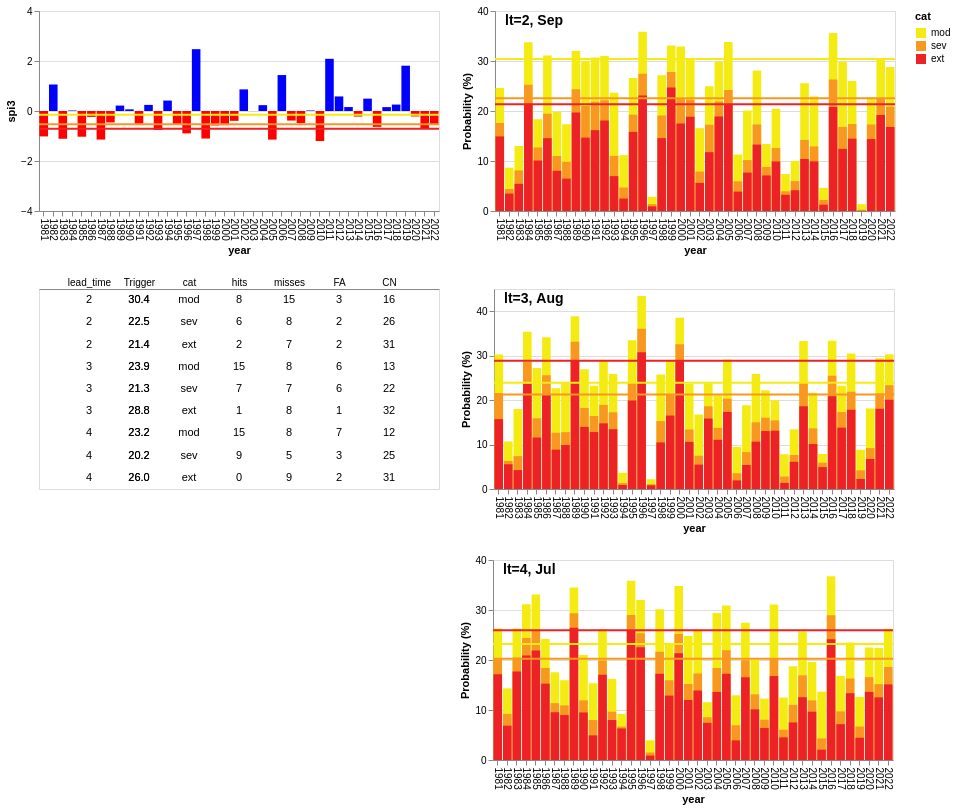

Here is the notebook cell this chart was saved with:
### Code cell
#tab_df3=tab_df2[['lead_time','Trigger','cat']]

tab_plot=decision_table(tab_df2).properties(height=200,width=400)
#tab_plot


emtpy_plot=alt.Chart(pd.DataFrame({'A': []})).mark_text().encode().properties(
    width=400,
    height=200)

panels = alt.vconcat(
    alt.hconcat(obs_plot,lt2_plot),
    alt.hconcat(tab_plot, lt3_plot),
    alt.hconcat(emtpy_plot, lt4_plot),
)

panels.configure_view(stroke=None).configure_axisY(
    labelFontSize=12,
    titleFontSize=14
).configure_axisX(
    labelFontSize=10,
    titleFontSize=12
).configure_legend(
    labelFontSize=12,
    titleFontSize=14
)

print(' Marsabit selected trigger for OND')
#panels.save(f"{latex_path}{region_id}-{sc_season_str}_v20240626.png")
panels

### Figure 1 — Vega-Lite specification as saved in the notebook (floating-point values rounded to 4 significant figures)
{"config": {"view": {"continuousWidth": 300, "continuousHeight": 300}}, "vconcat": [{"hconcat": [{"layer": [{"data": {"name": "data-1bd14820eb2f7c518b46d8e55628e8ea"}, "mark": {"type": "bar"}, "encoding": {"color": {"condition": {"test": "(datum['spi3'] > 0)", "value": "blue"}, "value": "red"}, "x": {"axis": {"labelAngle": 90}, "field": "year", "type": "nominal"}, "y": {"field": "spi3", "scale": {"domain": [-4, 4]}, "title": "spi3", "type": "quantitative"}}}, {"data": {"name": "data-fd172c6175377335e267ea87f38bf4ff"}, "mark": {"type": "rule", "stroke": "#f4eb13", "strokeWidth": 2}, "encoding": {"y": {"field": "y", "type": "quantitative"}}}, {"data": {"name": "data-98cad35b5a39dca002b457aaa9f36008"}, "mark": {"type": "rule", "stroke": "#f89821", "strokeWidth": 2}, "encoding": {"y": {"field": "y", "type": "quantitative"}}}, {"data": {"name": "data-83f206106ba0b13dfdf3e2610f01229f"}, "mark": {"type": "rule", "stroke": "#ed2227", "strokeWidth": 2}, "encoding": {"y": {"field": "y", "type": "quantitative"}}}], "height": 200, "width": 400}, {"layer": [{"layer": [{"data": {"name": "data-d0bf6490d10ca4720b40120cf39f2bb0"}, "mark": {"type": "bar"}, "encoding": {"color": {"field": "cat", "scale": {"domain": ["mod", "sev", "ext"], "range": ["#f4eb13", "#f89821", "#ed2227"]}, "sort": ["sev", "mod", "ext"], "type": "nominal"}, "x": {"axis": {"labelAngle": 90}, "field": "year", "type": "nominal"}, "y": {"field": "ep_pb", "stack": null, "title": "Probability (%)", "type": "quantitative"}}}, {"data": {"name": "data-989eb75049684e9e20f245dd41a8bb9f"}, "mark": {"type": "text", "align": "left", "baseline": "middle", "dx": -190, "dy": -90, "fontSize": 14, "fontWeight": "bold"}, "encoding": {"text": {"field": "text", "type": "nominal"}}}]}, {"data": {"name": "data-b2edc7061a83d83e622234a54ba61932"}, "mark": {"type": "rule", "stroke": "#f4eb13", "strokeWidth": 2}, "encoding": {"y": {"field": "y", "type": "quantitative"}}}, {"data": {"name": "data-ade1998576c0e50a1c213922011324c4"}, "mark": {"type": "rule", "stroke": "#f89821", "strokeWidth": 2}, "encoding": {"y": {"field": "y", "type": "quantitative"}}}, {"data": {"name": "data-bcd6afdbda0bbe97749899a636a5063f"}, "mark": {"type": "rule", "stroke": "#ed2227", "strokeWidth": 2}, "encoding": {"y": {"field": "y", "type": "quantitative"}}}], "height": 200, "width": 400}]}, {"hconcat": [{"data": {"name": "data-bdfb5415f115fca213343ba3a6687477"}, "mark": {"type": "text"}, "encoding": {"text": {"field": "value", "type": "nominal"}, "x": {"axis": {"labelAngle": 0, "orient": "top", "ticks": false, "title": null}, "field": "key", "scale": {"padding": 10}, "sort": null, "type": "nominal"}, "y": {"axis": null, "field": "index", "type": "ordinal"}}, "height": 200, "transform": [{"fold": ["lead_time", "Trigger", "cat", "Trigger", "hits", "misses", "FA", "CN"]}], "width": 400}, {"layer": [{"layer": [{"data": {"name": "data-80cde3f333f1037dab05812839d1b684"}, "mark": {"type": "bar"}, "encoding": {"color": {"field": "cat", "scale": {"domain": ["mod", "sev", "ext"], "range": ["#f4eb13", "#f89821", "#ed2227"]}, "sort": ["sev", "mod", "ext"], "type": "nominal"}, "x": {"axis": {"labelAngle": 90}, "field": "year", "type": "nominal"}, "y": {"field": "ep_pb", "stack": null, "title": "Probability (%)", "type": "quantitative"}}}, {"data": {"name": "data-21663e4800efb3fb7445885fc8d383dd"}, "mark": {"type": "text", "align": "left", "baseline": "middle", "dx": -190, "dy": -90, "fontSize": 14, "fontWeight": "bold"}, "encoding": {"text": {"field": "text", "type": "nominal"}}}]}, {"data": {"name": "data-fea394a0caf0bc8df3a67992161af792"}, "mark": {"type": "rule", "stroke": "#f4eb13", "strokeWidth": 2}, "encoding": {"y": {"field": "y", "type": "quantitative"}}}, {"data": {"name": "data-daefeba32b8dd50f23d575de8dbdc7f5"}, "mark": {"type": "rule", "stroke": "#f89821", "strokeWidth": 2}, "encoding": {"y": {"field": "y", "type": "quantitative"}}}, {"data": {"name": "data-c8627f3ae5b9a13f36ddfe8ad198dfb0"}, "mark": {"type": "rule", "stroke": "#ed2227", "strokeWidth": 2}, "encoding": {"y": {"field": "y", "type": "quantitative"}}}], "height": 200, "width": 400}]}, {"hconcat": [{"data": {"name": "data-4f53cda18c2baa0c0354bb5f9a3ecbe5"}, "mark": {"type": "text"}, "encoding": {}, "height": 200, "width": 400}, {"layer": [{"layer": [{"data": {"name": "data-dc0832db492c6778c8b3e31df8e7c346"}, "mark": {"type": "bar"}, "encoding": {"color": {"field": "cat", "scale": {"domain": ["mod", "sev", "ext"], "range": ["#f4eb13", "#f89821", "#ed2227"]}, "sort": ["sev", "mod", "ext"], "type": "nominal"}, "x": {"axis": {"labelAngle": 90}, "field": "year", "type": "nominal"}, "y": {"field": "ep_pb", "stack": null, "title": "Probability (%)", "type": "quantitative"}}}, {"data": {"name": "data-19e40bd9fd476993abf9adc65177288b"}, "mark": {"type": "text", "align": "left", "baseline": "middle", "dx": -190, "dy": -90, "fontSize": 14, "fontWeight": "bold"}, "encoding": {"text": {"field": "text", "type": "nominal"}}}]}, {"data": {"name": "data-c0b02339091b707cbe676944224df657"}, "mark": {"type": "rule", "stroke": "#f4eb13", "strokeWidth": 2}, "encoding": {"y": {"field": "y", "type": "quantitative"}}}, {"data": {"name": "data-00ebffa775ea1cafe64bc51ae5cf7470"}, "mark": {"type": "rule", "stroke": "#f89821", "strokeWidth": 2}, "encoding": {"y": {"field": "y", "type": "quantitative"}}}, {"data": {"name": "data-1b28777861a01c212a276a6aa7d82776"}, "mark": {"type": "rule", "stroke": "#ed2227", "strokeWidth": 2}, "encoding": {"y": {"field": "y", "type": "quantitative"}}}], "height": 200, "width": 400}]}], "$schema": "https://vega.github.io/schema/vega-lite/v5.17.0.json", "datasets": {"data-1bd14820eb2f7c518b46d8e55628e8ea": [{"spi3": -1.017, "year": "1981"}, {"spi3": 1.06, "year": "1982"}, {"spi3": -1.11, "year": "1983"}, {"spi3": 0.02021, "year": "1984"}, {"spi3": -1.029, "year": "1985"}, {"spi3": -0.2368, "year": "1986"}, {"spi3": -1.143, "year": "1987"}, {"spi3": -0.4574, "year": "1988"}, {"spi3": 0.2172, "year": "1989"}, {"spi3": 0.06549, "year": "1990"}, {"spi3": -0.5119, "year": "1991"}, {"spi3": 0.2443, "year": "1992"}, {"spi3": -0.76, "year": "1993"}, {"spi3": 0.4171, "year": "1994"}, {"spi3": -0.5283, "year": "1995"}, {"spi3": -0.8942, "year": "1996"}, {"spi3": 2.473, "year": "1997"}, {"spi3": -1.102, "year": "1998"}, {"spi3": -0.5779, "year": "1999"}, {"spi3": -0.5674, "year": "2000"}, {"spi3": -0.3935, "year": "2001"}, {"spi3": 0.8649, "year": "2002"}, {"spi3": -0.002393, "year": "2003"}, {"spi3": 0.2337, "year": "2004"}, {"spi3": -1.144, "year": "2005"}, {"spi3": 1.437, "year": "2006"}, {"spi3": -0.3827, "year": "2007"}, {"spi3": -0.4794, "year": "2008"}, {"spi3": 0.02066, "year": "2009"}, {"spi3": -1.201, "year": "2010"}, {"spi3": 2.088, "year": "2011"}, {"spi3": 0.5826, "year": "2012"}, {"spi3": 0.1578, "year": "2013"}, {"spi3": -0.2225, "year": "2014"}, {"spi3": 0.494, "year": "2015"}, {"spi3": -0.635, "year": "2016"}, {"spi3": 0.1555, "year": "2017"}, {"spi3": 0.2575, "year": "2018"}, {"spi3": 1.812, "year": "2019"}, {"spi3": -0.2179, "year": "2020"}, {"spi3": -0.7012, "year": "2021"}, {"spi3": -0.5532, "year": "2022"}], "data-fd172c6175377335e267ea87f38bf4ff": [{"y": -0.15}], "data-98cad35b5a39dca002b457aaa9f36008": [{"y": -0.53}], "data-83f206106ba0b13dfdf3e2610f01229f": [{"y": -0.71}], "data-d0bf6490d10ca4720b40120cf39f2bb0": [{"year": "1981", "cat": "mod", "ep_pb": 24.61}, {"year": "1982", "cat": "mod", "ep_pb": 8.667}, {"year": "1983", "cat": "mod", "ep_pb": 12.99}, {"year": "1984", "cat": "mod", "ep_pb": 33.75}, {"year": "1985", "cat": "mod", "ep_pb": 18.35}, {"year": "1986", "cat": "mod", "ep_pb": 31.08}, {"year": "1987", "cat": "mod", "ep_pb": 19.83}, {"year": "1988", "cat": "mod", "ep_pb": 17.37}, {"year": "1989", "cat": "mod", "ep_pb": 32.0}, {"year": "1990", "cat": "mod", "ep_pb": 30.02}, {"year": "1991", "cat": "mod", "ep_pb": 30.69}, {"year": "1992", "cat": "mod", "ep_pb": 31.0}, {"year": "1993", "cat": "mod", "ep_pb": 23.66}, {"year": "1994", "cat": "mod", "ep_pb": 11.17}, {"year": "1995", "cat": "mod", "ep_pb": 26.59}, {"year": "1996", "cat": "mod", "ep_pb": 35.84}, {"year": "1997", "cat": "mod", "ep_pb": 2.843}, {"year": "1998", "cat": "mod", "ep_pb": 27.13}, {"year": "1999", "cat": "mod", "ep_pb": 33.09}, {"year": "2000", "cat": "mod", "ep_pb": 32.88}, {"year": "2001", "cat": "mod", "ep_pb": 30.39}, {"year": "2002", "cat": "mod", "ep_pb": 16.57}, {"year": "2003", "cat": "mod", "ep_pb": 24.93}, {"year": "2004", "cat": "mod", "ep_pb": 29.85}, {"year": "2005", "cat": "mod", "ep_pb": 33.81}, {"year": "2006", "cat": "mod", "ep_pb": 11.29}, {"year": "2007", "cat": "mod", "ep_pb": 20.12}, {"year": "2008", "cat": "mod", "ep_pb": 28.09}, {"year": "2009", "cat": "mod", "ep_pb": 13.4}, {"year": "2010", "cat": "mod", "ep_pb": 20.44}, {"year": "2011", "cat": "mod", "ep_pb": 7.391}, {"year": "2012", "cat": "mod", "ep_pb": 10.02}, {"year": "2013", "cat": "mod", "ep_pb": 25.53}, {"year": "2014", "cat": "mod", "ep_pb": 22.88}, {"year": "2015", "cat": "mod", "ep_pb": 4.629}, {"year": "2016", "cat": "mod", "ep_pb": 35.62}, {"year": "2017", "cat": "mod", "ep_pb": 29.86}, {"year": "2018", "cat": "mod", "ep_pb": 25.99}, {"year": "2019", "cat": "mod", "ep_pb": 1.357}, {"year": "2020", "cat": "mod", "ep_pb": 22.71}, {"year": "2021", "cat": "mod", "ep_pb": 30.19}, {"year": "2022", "cat": "mod", "ep_pb": 28.82}, {"year": "1981", "cat": "sev", "ep_pb": 17.61}, {"year": "1982", "cat": "sev", "ep_pb": 4.397}, {"year": "1983", "cat": "sev", "ep_pb": 8.11}, {"year": "1984", "cat": "sev", "ep_pb": 25.27}, {"year": "1985", "cat": "sev", "ep_pb": 12.7}, {"year": "1986", "cat": "sev", "ep_pb": 19.45}, {"year": "1987", "cat": "sev", "ep_pb": 11.01}, {"year": "1988", "cat": "sev", "ep_pb": 9.827}, {"year": "1989", "cat": "sev", "ep_pb": 24.35}, {"year": "1990", "cat": "sev", "ep_pb": 21.0}, {"year": "1991", "cat": "sev", "ep_pb": 21.85}, {"year": "1992", "cat": "sev", "ep_pb": 22.16}, {"year": "1993", "cat": "sev", "ep_pb": 11.03}, {"year": "1994", "cat": "sev", "ep_pb": 4.699}, {"year": "1995", "cat": "sev", "ep_pb": 19.27}, {"year": "1996", "cat": "sev", "ep_pb": 27.43}, {"year": "1997", "cat": "sev", "ep_pb": 1.392}, {"year": "1998", "cat": "sev", "ep_pb": 19.11}, {"year": "1999", "cat": "sev", "ep_pb": 27.79}, {"year": "2000", "cat": "sev", "ep_pb": 22.54}, {"year": "2001", "cat": "sev", "ep_pb": 22.23}, {"year": "2002", "cat": "sev", "ep_pb": 7.89}, {"year": "2003", "cat": "sev", "ep_pb": 17.25}, {"year": "2004", "cat": "sev", "ep_pb": 21.88}, {"year": "2005", "cat": "sev", "ep_pb": 24.21}, {"year": "2006", "cat": "sev", "ep_pb": 5.94}, {"year": "2007", "cat": "sev", "ep_pb": 10.19}, {"year": "2008", "cat": "sev", "ep_pb": 17.3}, {"year": "2009", "cat": "sev", "ep_pb": 8.806}, {"year": "2010", "cat": "sev", "ep_pb": 12.59}, {"year": "2011", "cat": "sev", "ep_pb": 3.945}, {"year": "2012", "cat": "sev", "ep_pb": 5.987}, {"year": "2013", "cat": "sev", "ep_pb": 14.22}, {"year": "2014", "cat": "sev", "ep_pb": 12.91}, {"year": "2015", "cat": "sev", "ep_pb": 2.216}, {"year": "2016", "cat": "sev", "ep_pb": 26.3}, {"year": "2017", "cat": "sev", "ep_pb": 16.82}, {"year": "2018", "cat": "sev", "ep_pb": 17.42}, {"year": "2019", "cat": "sev", "ep_pb": 0.2436}, {"year": "2020", "cat": "sev", "ep_pb": 17.31}, {"year": "2021", "cat": "sev", "ep_pb": 22.66}, {"year": "2022", "cat": "sev", "ep_pb": 20.84}, {"year": "1981", "cat": "ext", "ep_pb": 14.92}, {"year": "1982", "cat": "ext", "ep_pb": 3.481}, {"year": "1983", "cat": "ext", "ep_pb": 5.441}, {"year": "1984", "cat": "ext", "ep_pb": 21.43}, {"year": "1985", "cat": "ext", "ep_pb": 10.09}, {"year": "1986", "cat": "ext", "ep_pb": 14.56}, {"year": "1987", "cat": "ext", "ep_pb": 8.04}, {"year": "1988", "cat": "ext", "ep_pb": 6.474}, {"year": "1989", "cat": "ext", "ep_pb": 19.7}, {"year": "1990", "cat": "ext", "ep_pb": 14.68}, {"year": "1991", "cat": "ext", "ep_pb": 16.16}, {"year": "1992", "cat": "ext", "ep_pb": 18.08}, {"year": "1993", "cat": "ext", "ep_pb": 6.973}, {"year": "1994", "cat": "ext", "ep_pb": 2.494}, {"year": "1995", "cat": "ext", "ep_pb": 15.83}, {"year": "1996", "cat": "ext", "ep_pb": 23.12}, {"year": "1997", "cat": "ext", "ep_pb": 0.9398}, {"year": "1998", "cat": "ext", "ep_pb": 14.57}, {"year": "1999", "cat": "ext", "ep_pb": 24.72}, {"year": "2000", "cat": "ext", "ep_pb": 17.52}, {"year": "2001", "cat": "ext", "ep_pb": 18.83}, {"year": "2002", "cat": "ext", "ep_pb": 5.627}, {"year": "2003", "cat": "ext", "ep_pb": 11.76}, {"year": "2004", "cat": "ext", "ep_pb": 18.91}, {"year": "2005", "cat": "ext", "ep_pb": 21.36}, {"year": "2006", "cat": "ext", "ep_pb": 3.875}, {"year": "2007", "cat": "ext", "ep_pb": 7.681}, {"year": "2008", "cat": "ext", "ep_pb": 13.28}, {"year": "2009", "cat": "ext", "ep_pb": 7.112}, {"year": "2010", "cat": "ext", "ep_pb": 9.908}, {"year": "2011", "cat": "ext", "ep_pb": 3.249}, {"year": "2012", "cat": "ext", "ep_pb": 4.154}, {"year": "2013", "cat": "ext", "ep_pb": 10.4}, {"year": "2014", "cat": "ext", "ep_pb": 9.92}, {"year": "2015", "cat": "ext", "ep_pb": 1.265}, {"year": "2016", "cat": "ext", "ep_pb": 20.8}, {"year": "2017", "cat": "ext", "ep_pb": 12.43}, {"year": "2018", "cat": "ext", "ep_pb": 14.47}, {"year": "2019", "cat": "ext", "ep_pb": 0.03481}, {"year": "2020", "cat": "ext", "ep_pb": 14.39}, {"year": "2021", "cat": "ext", "ep_pb": 19.19}, {"year": "2022", "cat": "ext", "ep_pb": 16.81}], "data-989eb75049684e9e20f245dd41a8bb9f": [{"text": "lt=2, Sep"}], "data-b2edc7061a83d83e622234a54ba61932": [{"y": 30.39}], "data-ade1998576c0e50a1c213922011324c4": [{"y": 22.54}], "data-bcd6afdbda0bbe97749899a636a5063f": [{"y": 21.36}], "data-bdfb5415f115fca213343ba3a6687477": [{"index": 0, "lead_time": 2, "Trigger": "30.4", "cat": "mod", "hits": 8, "misses": 15, "FA": 3, "CN": 16}, {"index": 1, "lead_time": 2, "Trigger": "22.5", "cat": "sev", "hits": 6, "misses": 8, "FA": 2, "CN": 26}, {"index": 2, "lead_time": 2, "Trigger": "21.4", "cat": "ext", "hits": 2, "misses": 7, "FA": 2, "CN": 31}, {"index": 3, "lead_time": 3, "Trigger": "23.9", "cat": "mod", "hits": 15, "misses": 8, "FA": 6, "CN": 13}, {"index": 4, "lead_time": 3, "Trigger": "21.3", "cat": "sev", "hits": 7, "misses": 7, "FA": 6, "CN": 22}, {"index": 5, "lead_time": 3, "Trigger": "28.8", "cat": "ext", "hits": 1, "misses": 8, "FA": 1, "CN": 32}, {"index": 6, "lead_time": 4, "Trigger": "23.2", "cat": "mod", "hits": 15, "misses": 8, "FA": 7, "CN": 12}, {"index": 7, "lead_time": 4, "Trigger": "20.2", "cat": "sev", "hits": 9, "misses": 5, "FA": 3, "CN": 25}, {"index": 8, "lead_time": 4, "Trigger": "26.0", "cat": "ext", "hits": 0, "misses": 9, "FA": 2, "CN": 31}], "data-80cde3f333f1037dab05812839d1b684": [{"year": "1981", "cat": "mod", "ep_pb": 30.25}, {"year": "1982", "cat": "mod", "ep_pb": 10.7}, {"year": "1983", "cat": "mod", "ep_pb": 17.98}, {"year": "1984", "cat": "mod", "ep_pb": 35.38}, {"year": "1985", "cat": "mod", "ep_pb": 27.21}, {"year": "1986", "cat": "mod", "ep_pb": 34.15}, {"year": "1987", "cat": "mod", "ep_pb": 22.67}, {"year": "1988", "cat": "mod", "ep_pb": 23.91}, {"year": "1989", "cat": "mod", "ep_pb": 38.84}, {"year": "1990", "cat": "mod", "ep_pb": 26.93}, {"year": "1991", "cat": "mod", "ep_pb": 23.25}, {"year": "1992", "cat": "mod", "ep_pb": 28.81}, {"year": "1993", "cat": "mod", "ep_pb": 25.87}, {"year": "1994", "cat": "mod", "ep_pb": 3.655}, {"year": "1995", "cat": "mod", "ep_pb": 33.5}, {"year": "1996", "cat": "mod", "ep_pb": 43.42}, {"year": "1997", "cat": "mod", "ep_pb": 2.204}, {"year": "1998", "cat": "mod", "ep_pb": 25.78}, {"year": "1999", "cat": "mod", "ep_pb": 29.05}, {"year": "2000", "cat": "mod", "ep_pb": 38.53}, {"year": "2001", "cat": "mod", "ep_pb": 23.63}, {"year": "2002", "cat": "mod", "ep_pb": 16.75}, {"year": "2003", "cat": "mod", "ep_pb": 23.74}, {"year": "2004", "cat": "mod", "ep_pb": 21.1}, {"year": "2005", "cat": "mod", "ep_pb": 29.14}, {"year": "2006", "cat": "mod", "ep_pb": 9.479}, {"year": "2007", "cat": "mod", "ep_pb": 18.85}, {"year": "2008", "cat": "mod", "ep_pb": 25.88}, {"year": "2009", "cat": "mod", "ep_pb": 22.22}, {"year": "2010", "cat": "mod", "ep_pb": 19.99}, {"year": "2011", "cat": "mod", "ep_pb": 7.82}, {"year": "2012", "cat": "mod", "ep_pb": 13.44}, {"year": "2013", "cat": "mod", "ep_pb": 33.31}, {"year": "2014", "cat": "mod", "ep_pb": 21.66}, {"year": "2015", "cat": "mod", "ep_pb": 7.878}, {"year": "2016", "cat": "mod", "ep_pb": 33.36}, {"year": "2017", "cat": "mod", "ep_pb": 23.23}, {"year": "2018", "cat": "mod", "ep_pb": 30.49}, {"year": "2019", "cat": "mod", "ep_pb": 8.829}, {"year": "2020", "cat": "mod", "ep_pb": 18.11}, {"year": "2021", "cat": "mod", "ep_pb": 29.4}, {"year": "2022", "cat": "mod", "ep_pb": 30.32}, {"year": "1981", "cat": "sev", "ep_pb": 21.58}, {"year": "1982", "cat": "sev", "ep_pb": 6.3}, {"year": "1983", "cat": "sev", "ep_pb": 7.391}, {"year": "1984", "cat": "sev", "ep_pb": 28.65}, {"year": "1985", "cat": "sev", "ep_pb": 15.91}, {"year": "1986", "cat": "sev", "ep_pb": 25.59}, {"year": "1987", "cat": "sev", "ep_pb": 12.65}, {"year": "1988", "cat": "sev", "ep_pb": 12.8}, {"year": "1989", "cat": "sev", "ep_pb": 33.12}, {"year": "1990", "cat": "sev", "ep_pb": 18.24}, {"year": "1991", "cat": "sev", "ep_pb": 16.42}, {"year": "1992", "cat": "sev", "ep_pb": 18.92}, {"year": "1993", "cat": "sev", "ep_pb": 17.25}, {"year": "1994", "cat": "sev", "ep_pb": 1.311}, {"year": "1995", "cat": "sev", "ep_pb": 23.94}, {"year": "1996", "cat": "sev", "ep_pb": 36.06}, {"year": "1997", "cat": "sev", "ep_pb": 1.091}, {"year": "1998", "cat": "sev", "ep_pb": 15.27}, {"year": "1999", "cat": "sev", "ep_pb": 21.27}, {"year": "2000", "cat": "sev", "ep_pb": 32.56}, {"year": "2001", "cat": "sev", "ep_pb": 13.39}, {"year": "2002", "cat": "sev", "ep_pb": 7.495}, {"year": "2003", "cat": "sev", "ep_pb": 18.61}, {"year": "2004", "cat": "sev", "ep_pb": 13.76}, {"year": "2005", "cat": "sev", "ep_pb": 20.32}, {"year": "2006", "cat": "sev", "ep_pb": 3.539}, {"year": "2007", "cat": "sev", "ep_pb": 8.296}, {"year": "2008", "cat": "sev", "ep_pb": 15.0}, {"year": "2009", "cat": "sev", "ep_pb": 16.05}, {"year": "2010", "cat": "sev", "ep_pb": 15.43}, {"year": "2011", "cat": "sev", "ep_pb": 2.796}, {"year": "2012", "cat": "sev", "ep_pb": 7.658}, {"year": "2013", "cat": "sev", "ep_pb": 23.87}, {"year": "2014", "cat": "sev", "ep_pb": 13.63}, {"year": "2015", "cat": "sev", "ep_pb": 5.917}, {"year": "2016", "cat": "sev", "ep_pb": 25.5}, {"year": "2017", "cat": "sev", "ep_pb": 17.31}, {"year": "2018", "cat": "sev", "ep_pb": 21.87}, {"year": "2019", "cat": "sev", "ep_pb": 4.212}, {"year": "2020", "cat": "sev", "ep_pb": 9.201}, {"year": "2021", "cat": "sev", "ep_pb": 21.48}, {"year": "2022", "cat": "sev", "ep_pb": 23.37}, {"year": "1981", "cat": "ext", "ep_pb": 15.72}, {"year": "1982", "cat": "ext", "ep_pb": 5.569}, {"year": "1983", "cat": "ext", "ep_pb": 4.258}, {"year": "1984", "cat": "ext", "ep_pb": 23.7}, {"year": "1985", "cat": "ext", "ep_pb": 11.58}, {"year": "1986", "cat": "ext", "ep_pb": 21.28}, {"year": "1987", "cat": "ext", "ep_pb": 8.853}, {"year": "1988", "cat": "ext", "ep_pb": 9.885}, {"year": "1989", "cat": "ext", "ep_pb": 28.84}, {"year": "1990", "cat": "ext", "ep_pb": 13.97}, {"year": "1991", "cat": "ext", "ep_pb": 12.81}, {"year": "1992", "cat": "ext", "ep_pb": 14.77}, {"year": "1993", "cat": "ext", "ep_pb": 13.46}, {"year": "1994", "cat": "ext", "ep_pb": 0.9282}, {"year": "1995", "cat": "ext", "ep_pb": 19.9}, {"year": "1996", "cat": "ext", "ep_pb": 30.75}, {"year": "1997", "cat": "ext", "ep_pb": 0.8354}, {"year": "1998", "cat": "ext", "ep_pb": 10.48}, {"year": "1999", "cat": "ext", "ep_pb": 16.52}, {"year": "2000", "cat": "ext", "ep_pb": 28.73}, {"year": "2001", "cat": "ext", "ep_pb": 10.6}, {"year": "2002", "cat": "ext", "ep_pb": 5.488}, {"year": "2003", "cat": "ext", "ep_pb": 15.85}, {"year": "2004", "cat": "ext", "ep_pb": 11.08}, {"year": "2005", "cat": "ext", "ep_pb": 17.35}, {"year": "2006", "cat": "ext", "ep_pb": 1.938}, {"year": "2007", "cat": "ext", "ep_pb": 5.407}, {"year": "2008", "cat": "ext", "ep_pb": 10.65}, {"year": "2009", "cat": "ext", "ep_pb": 13.04}, {"year": "2010", "cat": "ext", "ep_pb": 13.12}, {"year": "2011", "cat": "ext", "ep_pb": 1.381}, {"year": "2012", "cat": "ext", "ep_pb": 6.126}, {"year": "2013", "cat": "ext", "ep_pb": 18.61}, {"year": "2014", "cat": "ext", "ep_pb": 10.12}, {"year": "2015", "cat": "ext", "ep_pb": 4.931}, {"year": "2016", "cat": "ext", "ep_pb": 20.86}, {"year": "2017", "cat": "ext", "ep_pb": 13.81}, {"year": "2018", "cat": "ext", "ep_pb": 17.83}, {"year": "2019", "cat": "ext", "ep_pb": 2.251}, {"year": "2020", "cat": "ext", "ep_pb": 6.753}, {"year": "2021", "cat": "ext", "ep_pb": 18.05}, {"year": "2022", "cat": "ext", "ep_pb": 20.07}], "data-21663e4800efb3fb7445885fc8d383dd": [{"text": "lt=3, Aug"}], "data-fea394a0caf0bc8df3a67992161af792": [{"y": 23.91}], "data-daefeba32b8dd50f23d575de8dbdc7f5": [{"y": 21.27}], "data-c8627f3ae5b9a13f36ddfe8ad198dfb0": [{"y": 28.84}], "data-4f53cda18c2baa0c0354bb5f9a3ecbe5": [], "data-dc0832db492c6778c8b3e31df8e7c346": [{"year": "1981", "cat": "mod", "ep_pb": 26.31}, {"year": "1982", "cat": "mod", "ep_pb": 14.32}, {"year": "1983", "cat": "mod", "ep_pb": 26.3}, {"year": "1984", "cat": "mod", "ep_pb": 31.15}, {"year": "1985", "cat": "mod", "ep_pb": 33.1}, {"year": "1986", "cat": "mod", "ep_pb": 24.2}, {"year": "1987", "cat": "mod", "ep_pb": 17.57}, {"year": "1988", "cat": "mod", "ep_pb": 15.95}, {"year": "1989", "cat": "mod", "ep_pb": 34.49}, {"year": "1990", "cat": "mod", "ep_pb": 21.0}, {"year": "1991", "cat": "mod", "ep_pb": 15.35}, {"year": "1992", "cat": "mod", "ep_pb": 26.13}, {"year": "1993", "cat": "mod", "ep_pb": 16.22}, {"year": "1994", "cat": "mod", "ep_pb": 9.224}, {"year": "1995", "cat": "mod", "ep_pb": 35.84}, {"year": "1996", "cat": "mod", "ep_pb": 31.98}, {"year": "1997", "cat": "mod", "ep_pb": 3.933}, {"year": "1998", "cat": "mod", "ep_pb": 30.13}, {"year": "1999", "cat": "mod", "ep_pb": 23.19}, {"year": "2000", "cat": "mod", "ep_pb": 34.82}, {"year": "2001", "cat": "mod", "ep_pb": 24.81}, {"year": "2002", "cat": "mod", "ep_pb": 26.11}, {"year": "2003", "cat": "mod", "ep_pb": 11.56}, {"year": "2004", "cat": "mod", "ep_pb": 29.4}, {"year": "2005", "cat": "mod", "ep_pb": 30.9}, {"year": "2006", "cat": "mod", "ep_pb": 12.94}, {"year": "2007", "cat": "mod", "ep_pb": 27.47}, {"year": "2008", "cat": "mod", "ep_pb": 20.07}, {"year": "2009", "cat": "mod", "ep_pb": 12.26}, {"year": "2010", "cat": "mod", "ep_pb": 31.11}, {"year": "2011", "cat": "mod", "ep_pb": 12.5}, {"year": "2012", "cat": "mod", "ep_pb": 18.77}, {"year": "2013", "cat": "mod", "ep_pb": 25.68}, {"year": "2014", "cat": "mod", "ep_pb": 19.61}, {"year": "2015", "cat": "mod", "ep_pb": 13.67}, {"year": "2016", "cat": "mod", "ep_pb": 36.76}, {"year": "2017", "cat": "mod", "ep_pb": 16.83}, {"year": "2018", "cat": "mod", "ep_pb": 23.48}, {"year": "2019", "cat": "mod", "ep_pb": 12.6}, {"year": "2020", "cat": "mod", "ep_pb": 22.51}, {"year": "2021", "cat": "mod", "ep_pb": 22.39}, {"year": "2022", "cat": "mod", "ep_pb": 26.23}, {"year": "1981", "cat": "sev", "ep_pb": 20.25}, {"year": "1982", "cat": "sev", "ep_pb": 9.224}, {"year": "1983", "cat": "sev", "ep_pb": 20.52}, {"year": "1984", "cat": "sev", "ep_pb": 24.4}, {"year": "1985", "cat": "sev", "ep_pb": 25.92}, {"year": "1986", "cat": "sev", "ep_pb": 18.38}, {"year": "1987", "cat": "sev", "ep_pb": 11.37}, {"year": "1988", "cat": "sev", "ep_pb": 10.92}, {"year": "1989", "cat": "sev", "ep_pb": 29.34}, {"year": "1990", "cat": "sev", "ep_pb": 11.93}, {"year": "1991", "cat": "sev", "ep_pb": 7.982}, {"year": "1992", "cat": "sev", "ep_pb": 19.91}, {"year": "1993", "cat": "sev", "ep_pb": 9.665}, {"year": "1994", "cat": "sev", "ep_pb": 6.683}, {"year": "1995", "cat": "sev", "ep_pb": 28.98}, {"year": "1996", "cat": "sev", "ep_pb": 25.36}, {"year": "1997", "cat": "sev", "ep_pb": 1.497}, {"year": "1998", "cat": "sev", "ep_pb": 21.66}, {"year": "1999", "cat": "sev", "ep_pb": 15.94}, {"year": "2000", "cat": "sev", "ep_pb": 25.2}, {"year": "2001", "cat": "sev", "ep_pb": 15.21}, {"year": "2002", "cat": "sev", "ep_pb": 17.31}, {"year": "2003", "cat": "sev", "ep_pb": 8.551}, {"year": "2004", "cat": "sev", "ep_pb": 18.38}, {"year": "2005", "cat": "sev", "ep_pb": 21.97}, {"year": "2006", "cat": "sev", "ep_pb": 6.95}, {"year": "2007", "cat": "sev", "ep_pb": 19.94}, {"year": "2008", "cat": "sev", "ep_pb": 13.13}, {"year": "2009", "cat": "sev", "ep_pb": 8.052}, {"year": "2010", "cat": "sev", "ep_pb": 20.25}, {"year": "2011", "cat": "sev", "ep_pb": 6.056}, {"year": "2012", "cat": "sev", "ep_pb": 11.03}, {"year": "2013", "cat": "sev", "ep_pb": 16.93}, {"year": "2014", "cat": "sev", "ep_pb": 11.92}, {"year": "2015", "cat": "sev", "ep_pb": 4.304}, {"year": "2016", "cat": "sev", "ep_pb": 28.95}, {"year": "2017", "cat": "sev", "ep_pb": 9.723}, {"year": "2018", "cat": "sev", "ep_pb": 16.29}, {"year": "2019", "cat": "sev", "ep_pb": 6.695}, {"year": "2020", "cat": "sev", "ep_pb": 16.56}, {"year": "2021", "cat": "sev", "ep_pb": 15.16}, {"year": "2022", "cat": "sev", "ep_pb": 18.59}, {"year": "1981", "cat": "ext", "ep_pb": 17.16}, {"year": "1982", "cat": "ext", "ep_pb": 6.857}, {"year": "1983", "cat": "ext", "ep_pb": 17.69}, {"year": "1984", "cat": "ext", "ep_pb": 20.88}, {"year": "1985", "cat": "ext", "ep_pb": 21.91}, {"year": "1986", "cat": "ext", "ep_pb": 15.27}, {"year": "1987", "cat": "ext", "ep_pb": 9.549}, {"year": "1988", "cat": "ext", "ep_pb": 8.98}, {"year": "1989", "cat": "ext", "ep_pb": 26.45}, {"year": "1990", "cat": "ext", "ep_pb": 9.514}, {"year": "1991", "cat": "ext", "ep_pb": 4.931}, {"year": "1992", "cat": "ext", "ep_pb": 17.07}, {"year": "1993", "cat": "ext", "ep_pb": 7.994}, {"year": "1994", "cat": "ext", "ep_pb": 6.312}, {"year": "1995", "cat": "ext", "ep_pb": 25.95}, {"year": "1996", "cat": "ext", "ep_pb": 22.54}, {"year": "1997", "cat": "ext", "ep_pb": 0.8934}, {"year": "1998", "cat": "ext", "ep_pb": 17.23}, {"year": "1999", "cat": "ext", "ep_pb": 12.88}, {"year": "2000", "cat": "ext", "ep_pb": 21.34}, {"year": "2001", "cat": "ext", "ep_pb": 12.0}, {"year": "2002", "cat": "ext", "ep_pb": 13.9}, {"year": "2003", "cat": "ext", "ep_pb": 7.437}, {"year": "2004", "cat": "ext", "ep_pb": 13.61}, {"year": "2005", "cat": "ext", "ep_pb": 17.25}, {"year": "2006", "cat": "ext", "ep_pb": 3.922}, {"year": "2007", "cat": "ext", "ep_pb": 16.54}, {"year": "2008", "cat": "ext", "ep_pb": 10.13}, {"year": "2009", "cat": "ext", "ep_pb": 6.393}, {"year": "2010", "cat": "ext", "ep_pb": 16.79}, {"year": "2011", "cat": "ext", "ep_pb": 4.525}, {"year": "2012", "cat": "ext", "ep_pb": 7.507}, {"year": "2013", "cat": "ext", "ep_pb": 12.55}, {"year": "2014", "cat": "ext", "ep_pb": 9.665}, {"year": "2015", "cat": "ext", "ep_pb": 2.077}, {"year": "2016", "cat": "ext", "ep_pb": 24.13}, {"year": "2017", "cat": "ext", "ep_pb": 7.159}, {"year": "2018", "cat": "ext", "ep_pb": 13.35}, {"year": "2019", "cat": "ext", "ep_pb": 4.455}, {"year": "2020", "cat": "ext", "ep_pb": 13.62}, {"year": "2021", "cat": "ext", "ep_pb": 12.53}, {"year": "2022", "cat": "ext", "ep_pb": 15.12}], "data-19e40bd9fd476993abf9adc65177288b": [{"text": "lt=4, Jul"}], "data-c0b02339091b707cbe676944224df657": [{"y": 23.19}], "data-00ebffa775ea1cafe64bc51ae5cf7470": [{"y": 20.25}], "data-1b28777861a01c212a276a6aa7d82776": [{"y": 25.95}]}}
